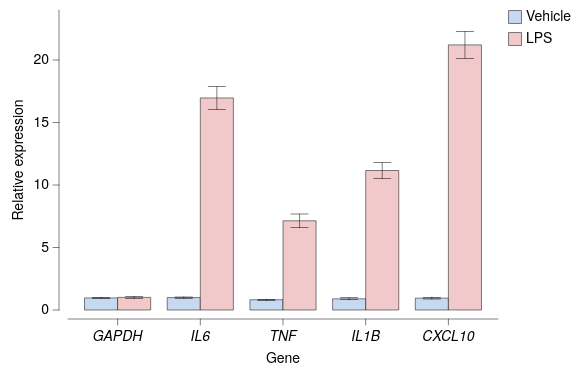

Write the Vega-Lite specification saved for this chart.
### Vega-Lite specification from a JSON file in a GitHub repository (floating-point values rounded to 4 significant figures)
{"background": null, "config": {"arc": {"fill": "#DBDBDB", "fillOpacity": 1.0, "innerRadius": 37.5, "padAngle": 0.03, "stroke": "black", "strokeOpacity": 1, "strokeWidth": 0.25}, "area": {"fill": "#DBDBDB", "fillOpacity": 1.0, "stroke": "black", "strokeOpacity": 1, "strokeWidth": 0.25}, "axis": {"domain": true, "domainCap": "round", "domainColor": "black", "domainWidth": 0.25, "grid": false, "gridCap": "round", "gridColor": "#F1F1F1", "gridDash": [0, 0], "gridOpacity": 1.0, "gridWidth": 0.25, "labelColor": "black", "labelFont": "Helvetica Neue, HelveticaNeue, Helvetica, Arial, sans-serif", "labelFontSize": 7, "labelFontStyle": "normal", "labelFontWeight": 400, "offset": 4.5, "ticks": true, "tickCap": "round", "tickColor": "black", "tickRound": false, "tickSize": 3, "tickWidth": 0.25, "titleColor": "black", "titleFont": "Helvetica Neue, HelveticaNeue, Helvetica, Arial, sans-serif", "titleFontSize": 7, "titleFontStyle": "normal", "titleFontWeight": 400}, "axisX": {"domain": true, "labelAlign": "center", "labelAngle": 0, "labels": true, "ticks": true, "translate": 0}, "axisY": {"domain": true, "labelAlign": "right", "labelAngle": 0, "labels": true, "ticks": true, "translate": 0}, "axisRight": {"domain": true, "labelAlign": "left", "labelAngle": 0, "labels": true, "ticks": true, "translate": 0}, "axisTop": {"domain": true, "labelAlign": "center", "labelAngle": 0, "labels": true, "ticks": true, "translate": 0}, "axisBand": {"tickOffset": 0}, "bar": {"fill": "#DBDBDB", "fillOpacity": 1.0, "stroke": "black", "strokeOpacity": 1, "strokeWidth": 0.25}, "boxplot": {"size": 13.5, "ticks": {"cornerRadius": 0.25, "fill": "black", "opacity": 1, "size": 6.75, "thickness": 0.25}, "box": {"fillOpacity": 1.0, "stroke": "black", "strokeOpacity": 1, "strokeWidth": 0.25}, "median": {"cornerRadius": 0, "fill": "black", "fillOpacity": 1.0, "opacity": 1, "size": 13.5, "thickness": 0.25}, "rule": {"fill": "black", "fillOpacity": 1.0, "size": 15.0, "stroke": "black", "strokeDash": [0, 0], "strokeOpacity": 1, "strokeWidth": 0.25}, "outliers": {"color": "black", "fill": "black", "fillOpacity": 1.0, "size": 0, "stroke": "black", "strokeOpacity": 1, "strokeWidth": 0.25}}, "circle": {"fill": "black", "fillOpacity": 1.0, "size": 0.75, "stroke": null, "strokeOpacity": 1, "strokeWidth": 0.25}, "errorband": {"band": {"fillOpacity": 0.6, "stroke": null, "strokeWidth": 0.25, "strokeOpacity": 1}, "borders": {"opacity": 0, "strokeOpacity": 0.25, "strokeWidth": 1}}, "errorbar": {"opacity": 1, "rule": {"strokeDash": [0, 0], "strokeWidth": 0.25}, "ticks": {"color": "black", "cornerRadius": 0.125, "opacity": 1, "size": 9.0, "thickness": 0.25}, "thickness": 0.25}, "font": "Helvetica Neue, HelveticaNeue, Helvetica, Arial, sans-serif", "geoshape": {"fill": "#DBDBDB", "fillOpacity": 1.0, "stroke": "black", "strokeOpacity": 1, "strokeWidth": 0.25}, "header": {"labelColor": "black", "labelFont": "Helvetica Neue, HelveticaNeue, Helvetica, Arial, sans-serif", "labelFontSize": 7, "labelFontStyle": "normal", "labelFontWeight": 400, "titleColor": "black", "titleFont": "Helvetica Neue, HelveticaNeue, Helvetica, Arial, sans-serif", "titleFontSize": 7, "titleFontStyle": "normal", "titleFontWeight": 400, "titlePadding": 0}, "legend": {"disable": false, "offset": 4.5, "titlePadding": 4, "labelOffset": 2, "gradientLabelOffset": 2, "gradientLength": 75.0, "gradientThickness": 7.5, "gradientOpacity": 1.0, "gradientStrokeColor": "black", "gradientStrokeWidth": 0.25, "labelColor": "black", "labelFont": "Helvetica Neue, HelveticaNeue, Helvetica, Arial, sans-serif", "labelFontSize": 7, "labelFontStyle": "normal", "labelFontWeight": 400, "strokeColor": "black", "strokeWidth": 0, "symbolSize": 42, "symbolStrokeColor": "black", "symbolStrokeWidth": 0.25, "titleColor": "black", "titleFont": "Helvetica Neue, HelveticaNeue, Helvetica, Arial, sans-serif", "titleFontSize": 7, "titleFontStyle": "normal", "titleFontWeight": 400}, "line": {"color": "black", "stroke": "black", "strokeCap": "round", "strokeDash": [0, 0], "strokeOpacity": 1, "strokeWidth": 0.375}, "point": {"filled": true, "fill": "#DBDBDB", "fillOpacity": 1.0, "size": 7.5, "stroke": "black", "strokeOpacity": 1, "strokeWidth": 0.25}, "range": {"category": ["#C6D9F1", "#F1C9CB", "#FEF0B9", "#CEE37A", "#7AA8E0", "#E589A3", "#FDDD5D", "#68B961", "#4177B1", "#C35082", "#E5C227", "#438156"], "diverging": {"scheme": ["#C35082", "#CE6D94", "#D989A7", "#E2A4BA", "#EABFCE", "#F1DBE2", "#F6F6F6", "#D7E0EB", "#B9CBE0", "#9BB6D5", "#7DA1C9", "#5F8CBD", "#4177B1"]}, "heatmap": {"scheme": ["#32022B", "#43044D", "#4C196E", "#4D338C", "#484DA6", "#3A68BB", "#1D83CA", "#1D9CCB", "#23B5C9", "#28CDC5", "#4DE0B4", "#91EE9F"]}, "ordinal": {"scheme": ["#F1F1F1", "#DBDBDB", "#C6C6C6", "#B2B2B2", "#9D9D9D", "#898989", "#767676", "#636363", "#515151", "#404040", "#2F2F2F", "#1F1F1F"]}, "ramp": {"scheme": ["#32022B", "#43044D", "#4C196E", "#4D338C", "#484DA6", "#3A68BB", "#1D83CA", "#1D9CCB", "#23B5C9", "#28CDC5", "#4DE0B4", "#91EE9F"]}}, "rule": {"color": "black", "stroke": "black", "strokeCap": "round", "strokeDash": [2, 2], "strokeOpacity": 1, "strokeWidth": 0.25}, "scale": {"bandPaddingInner": 0.1, "bandPaddingOuter": 0.1, "round": false}, "rect": {"fill": "#DBDBDB", "fillOpacity": 1.0, "stroke": "black", "strokeOpacity": 1, "strokeWidth": 0.25}, "square": {"fill": "#DBDBDB", "fillOpacity": 1.0, "size": 15.0, "stroke": "black", "strokeOpacity": 1, "strokeWidth": 0.25}, "text": {"color": "black", "font": "Helvetica Neue, HelveticaNeue, Helvetica, Arial, sans-serif", "fontSize": 7, "fontStyle": "normal", "fontWeight": 400}, "tick": {"color": "black", "cornerRadius": 0.125, "opacity": 1.0, "size": 13.5, "thickness": 0.25}, "title": {"anchor": "middle", "frame": "group", "color": "black", "font": "Helvetica Neue, HelveticaNeue, Helvetica, Arial, sans-serif", "fontSize": 7, "fontStyle": "normal", "fontWeight": 400, "subtitleColor": "black", "subtitleFont": "Helvetica Neue, HelveticaNeue, Helvetica, Arial, sans-serif", "subtitleFontSize": "Helvetica Neue, HelveticaNeue, Helvetica, Arial, sans-serif", "subtitleFontStyle": "normal", "subtitleFontWeight": 400}, "trail": {"color": "black", "opacity": 1, "size": 0.375}, "view": {"continuousWidth": 215, "continuousHeight": 150, "discreteWidth": 215, "discreteHeight": 150, "fill": null, "stroke": null, "strokeWidth": 0.25}}, "layer": [{"mark": {"type": "bar"}, "encoding": {"color": {"field": "condition", "sort": ["Vehicle", "LPS"], "title": null, "type": "nominal"}, "x": {"axis": {"labelFontStyle": "italic"}, "field": "gene", "sort": ["GAPDH", "IL6", "TNF", "IL1B", "CXCL10"], "title": "Gene", "type": "nominal"}, "xOffset": {"field": "condition", "sort": ["Vehicle", "LPS"], "type": "nominal"}, "y": {"aggregate": "mean", "field": "expr", "scale": {"domain": [0, 24]}, "title": "Relative expression", "type": "quantitative"}}}, {"mark": {"type": "errorbar", "extent": "stderr"}, "encoding": {"x": {"axis": {"labelFontStyle": "italic"}, "field": "gene", "sort": ["GAPDH", "IL6", "TNF", "IL1B", "CXCL10"], "title": "Gene", "type": "nominal"}, "xOffset": {"field": "condition", "sort": ["Vehicle", "LPS"], "type": "nominal"}, "y": {"field": "expr", "title": "", "type": "quantitative"}}}], "data": {"name": "data-dd2a949ccb796ffb3b12276a2de98de5"}, "$schema": "https://vega.github.io/schema/vega-lite/v6.4.1.json", "datasets": {"data-dd2a949ccb796ffb3b12276a2de98de5": [{"gene": "GAPDH", "condition": "Vehicle", "expr": 1.0}, {"gene": "GAPDH", "condition": "Vehicle", "expr": 1.049}, {"gene": "GAPDH", "condition": "Vehicle", "expr": 0.9571}, {"gene": "GAPDH", "condition": "Vehicle", "expr": 0.8672}, {"gene": "GAPDH", "condition": "LPS", "expr": 0.9298}, {"gene": "GAPDH", "condition": "LPS", "expr": 0.8533}, {"gene": "GAPDH", "condition": "LPS", "expr": 1.01}, {"gene": "GAPDH", "condition": "LPS", "expr": 1.239}, {"gene": "IL6", "condition": "Vehicle", "expr": 0.9243}, {"gene": "IL6", "condition": "Vehicle", "expr": 0.9055}, {"gene": "IL6", "condition": "Vehicle", "expr": 1.082}, {"gene": "IL6", "condition": "Vehicle", "expr": 1.059}, {"gene": "IL6", "condition": "LPS", "expr": 17.29}, {"gene": "IL6", "condition": "LPS", "expr": 14.65}, {"gene": "IL6", "condition": "LPS", "expr": 16.92}, {"gene": "IL6", "condition": "LPS", "expr": 19.0}, {"gene": "TNF", "condition": "Vehicle", "expr": 0.8065}, {"gene": "TNF", "condition": "Vehicle", "expr": 0.9294}, {"gene": "TNF", "condition": "Vehicle", "expr": 0.7377}, {"gene": "TNF", "condition": "Vehicle", "expr": 0.8136}, {"gene": "TNF", "condition": "LPS", "expr": 5.958}, {"gene": "TNF", "condition": "LPS", "expr": 7.705}, {"gene": "TNF", "condition": "LPS", "expr": 6.532}, {"gene": "TNF", "condition": "LPS", "expr": 8.355}, {"gene": "IL1B", "condition": "Vehicle", "expr": 1.025}, {"gene": "IL1B", "condition": "Vehicle", "expr": 0.9705}, {"gene": "IL1B", "condition": "Vehicle", "expr": 0.6685}, {"gene": "IL1B", "condition": "Vehicle", "expr": 0.9174}, {"gene": "IL1B", "condition": "LPS", "expr": 11.91}, {"gene": "IL1B", "condition": "LPS", "expr": 12.22}, {"gene": "IL1B", "condition": "LPS", "expr": 9.394}, {"gene": "IL1B", "condition": "LPS", "expr": 11.12}, {"gene": "CXCL10", "condition": "Vehicle", "expr": 0.8551}, {"gene": "CXCL10", "condition": "Vehicle", "expr": 0.8786}, {"gene": "CXCL10", "condition": "Vehicle", "expr": 1.185}, {"gene": "CXCL10", "condition": "Vehicle", "expr": 0.8788}, {"gene": "CXCL10", "condition": "LPS", "expr": 20.89}, {"gene": "CXCL10", "condition": "LPS", "expr": 24.19}, {"gene": "CXCL10", "condition": "LPS", "expr": 19.13}, {"gene": "CXCL10", "condition": "LPS", "expr": 20.63}]}}
